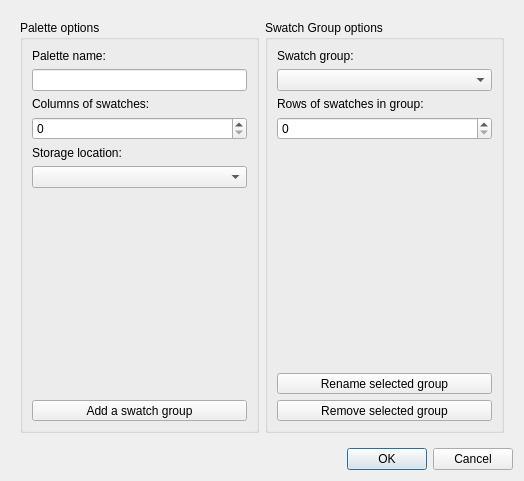
<?xml version="1.0" encoding="UTF-8"?>
<ui version="4.0">
 <author>
    SPDX-FileCopyrightText: none
    SPDX-License-Identifier: GPL-3.0-or-later
  </author>
 <class>WdgDlgPaletteEditor</class>
 <widget class="QDialog" name="WdgDlgPaletteEditor">
  <property name="geometry">
   <rect>
    <x>0</x>
    <y>0</y>
    <width>524</width>
    <height>481</height>
   </rect>
  </property>
  <property name="windowTitle">
   <string>Palette Editor</string>
  </property>
  <layout class="QVBoxLayout" name="verticalLayout">
   <item>
    <widget class="QWidget" name="widget" native="true">
     <layout class="QHBoxLayout" name="horizontalLayout_3">
      <item>
       <widget class="QGroupBox" name="gbxPalette">
        <property name="title">
         <string>Palette options</string>
        </property>
        <layout class="QVBoxLayout" name="verticalLayout_3">
         <item>
          <widget class="QLabel" name="labelName">
           <property name="text">
            <string>Palette name:</string>
           </property>
          </widget>
         </item>
         <item>
          <widget class="QLineEdit" name="lineEditName"/>
         </item>
         <item>
          <widget class="QLabel" name="labelColCount">
           <property name="text">
            <string>Columns of swatches:</string>
           </property>
          </widget>
         </item>
         <item>
          <widget class="QSpinBox" name="spinBoxCol"/>
         </item>
         <item>
          <widget class="QLabel" name="label">
           <property name="text">
            <string>Storage location:</string>
           </property>
          </widget>
         </item>
         <item>
          <widget class="QComboBox" name="storageLocation"/>
         </item>
         <item>
          <spacer name="verticalSpacer_2">
           <property name="orientation">
            <enum>Qt::Vertical</enum>
           </property>
           <property name="sizeHint" stdset="0">
            <size>
             <width>20</width>
             <height>40</height>
            </size>
           </property>
          </spacer>
         </item>
         <item>
          <widget class="QToolButton" name="bnAddGroup">
           <property name="sizePolicy">
            <sizepolicy hsizetype="MinimumExpanding" vsizetype="Fixed">
             <horstretch>0</horstretch>
             <verstretch>0</verstretch>
            </sizepolicy>
           </property>
           <property name="text">
            <string>Add a swatch group</string>
           </property>
          </widget>
         </item>
        </layout>
       </widget>
      </item>
      <item>
       <widget class="QGroupBox" name="gbxGroup">
        <property name="title">
         <string>Swatch Group options</string>
        </property>
        <layout class="QVBoxLayout" name="verticalLayout_2">
         <item>
          <widget class="QLabel" name="labelColorGroupList">
           <property name="text">
            <string>Swatch group:</string>
           </property>
          </widget>
         </item>
         <item>
          <widget class="QComboBox" name="cbxGroup"/>
         </item>
         <item>
          <widget class="QLabel" name="labelRowCount">
           <property name="text">
            <string>Rows of swatches in group:</string>
           </property>
          </widget>
         </item>
         <item>
          <widget class="QSpinBox" name="spinBoxRow"/>
         </item>
         <item>
          <spacer name="verticalSpacer">
           <property name="orientation">
            <enum>Qt::Vertical</enum>
           </property>
           <property name="sizeHint" stdset="0">
            <size>
             <width>20</width>
             <height>40</height>
            </size>
           </property>
          </spacer>
         </item>
         <item>
          <widget class="QToolButton" name="bnRenGroup">
           <property name="sizePolicy">
            <sizepolicy hsizetype="MinimumExpanding" vsizetype="Fixed">
             <horstretch>0</horstretch>
             <verstretch>0</verstretch>
            </sizepolicy>
           </property>
           <property name="text">
            <string comment="Group as Swatch Group in a Palette">Rename selected group</string>
           </property>
          </widget>
         </item>
         <item>
          <widget class="QToolButton" name="bnDelGroup">
           <property name="sizePolicy">
            <sizepolicy hsizetype="MinimumExpanding" vsizetype="Fixed">
             <horstretch>0</horstretch>
             <verstretch>0</verstretch>
            </sizepolicy>
           </property>
           <property name="text">
            <string comment="Group as Swatch Group in a Palette">Remove selected group</string>
           </property>
          </widget>
         </item>
        </layout>
       </widget>
      </item>
     </layout>
    </widget>
   </item>
   <item>
    <widget class="QDialogButtonBox" name="buttonBox">
     <property name="orientation">
      <enum>Qt::Horizontal</enum>
     </property>
     <property name="standardButtons">
      <set>QDialogButtonBox::Cancel|QDialogButtonBox::Ok</set>
     </property>
    </widget>
   </item>
  </layout>
 </widget>
 <resources/>
 <connections>
  <connection>
   <sender>buttonBox</sender>
   <signal>rejected()</signal>
   <receiver>WdgDlgPaletteEditor</receiver>
   <slot>reject()</slot>
   <hints>
    <hint type="sourcelabel">
     <x>316</x>
     <y>260</y>
    </hint>
    <hint type="destinationlabel">
     <x>286</x>
     <y>274</y>
    </hint>
   </hints>
  </connection>
  <connection>
   <sender>buttonBox</sender>
   <signal>accepted()</signal>
   <receiver>WdgDlgPaletteEditor</receiver>
   <slot>accept()</slot>
   <hints>
    <hint type="sourcelabel">
     <x>248</x>
     <y>254</y>
    </hint>
    <hint type="destinationlabel">
     <x>157</x>
     <y>274</y>
    </hint>
   </hints>
  </connection>
 </connections>
</ui>
